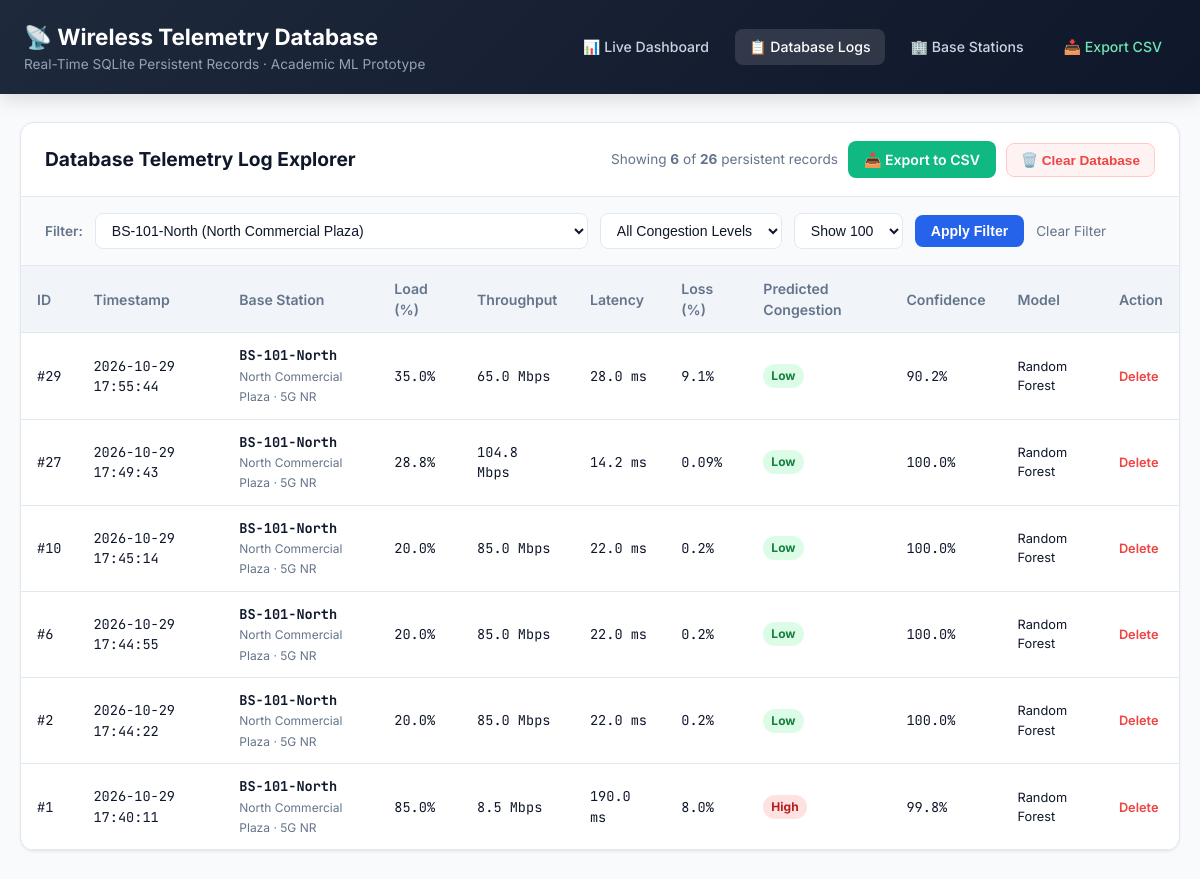
Page /history?cell_id=BS-101-North on the committed database.
### tables this page shows
CREATE TABLE telemetry_logs (
        id INTEGER PRIMARY KEY AUTOINCREMENT,
        cell_id TEXT NOT NULL,
        timestamp TIMESTAMP DEFAULT CURRENT_TIMESTAMP,
        network_load_pct REAL NOT NULL,
        throughput_mbps REAL NOT NULL,
        latency_ms REAL NOT NULL,
        packet_loss_pct REAL NOT NULL,
        predicted_congestion TEXT NOT NULL, -- Low, Medium, High
        confidence_pct REAL NOT NULL,
        model_used TEXT NOT NULL,
        prob_low REAL NOT NULL DEFAULT 0.0,
        prob_medium REAL NOT NULL DEFAULT 0.0,
        prob_high REAL NOT NULL DEFAULT 0.0,
        is_simulation INTEGER NOT NULL DEFAULT 0,
        FOREIGN KEY (cell_id) REFERENCES base_stations(cell_id) ON DELETE CASCADE
    );

CREATE TABLE base_stations (
        id INTEGER PRIMARY KEY AUTOINCREMENT,
        cell_id TEXT UNIQUE NOT NULL,
        name TEXT NOT NULL,
        location TEXT NOT NULL,
        frequency_band TEXT NOT NULL,
        technology TEXT NOT NULL, -- 4G LTE, 5G NR, Wi-Fi 6
        status TEXT NOT NULL DEFAULT 'Active', -- Active, Maintenance, Degraded
        created_at TIMESTAMP DEFAULT CURRENT_TIMESTAMP
    );

### app.py (the view)
@app.route("/history", methods=["GET"])
def history():
    cell_id = request.args.get("cell_id", "").strip() or None
    congestion = request.args.get("congestion", "").strip() or None
    limit = int(request.args.get("limit", 100))
    logs = database.get_recent_telemetry(limit=limit, cell_id=cell_id, congestion=congestion)
    base_stations = database.get_all_base_stations()
    db_stats = database.get_telemetry_statistics()
    return render_template(
        "history.html",
        logs=logs,
        base_stations=base_stations,
        selected_cell=cell_id,
        selected_congestion=congestion,
        db_stats=db_stats,
        total_shown=len(logs)
    )

### database.py (called while the page is built)
def get_db_connection() -> sqlite3.Connection:
    os.makedirs(DB_DIR, exist_ok=True)
    conn = sqlite3.connect(DB_PATH)
    conn.row_factory = sqlite3.Row
    conn.execute("PRAGMA foreign_keys = ON;")
    return conn

def get_all_base_stations() -> List[Dict[str, Any]]:
    conn = get_db_connection()
    cursor = conn.cursor()
    cursor.execute("SELECT * FROM base_stations ORDER BY cell_id ASC;")
    rows = [dict(row) for row in cursor.fetchall()]
    conn.close()
    return rows

def get_recent_telemetry(limit: int = 25, cell_id: Optional[str] = None, congestion: Optional[str] = None) -> List[Dict[str, Any]]:
    conn = get_db_connection()
    cursor = conn.cursor()
    query = """
    SELECT t.*, b.name as cell_name, b.technology
    FROM telemetry_logs t
    LEFT JOIN base_stations b ON t.cell_id = b.cell_id
    WHERE 1=1
    """
    params = []
    if cell_id:
        query += " AND t.cell_id = ?"
        params.append(cell_id)
    if congestion:
        query += " AND t.predicted_congestion = ?"
        params.append(congestion)
    query += " ORDER BY t.timestamp DESC, t.id DESC LIMIT ?;"
    params.append(limit)
    cursor.execute(query, params)
    rows = [dict(row) for row in cursor.fetchall()]
    conn.close()
    return rows

### templates/history.html (shortened to what this page needs)
<!DOCTYPE html>
<html lang="en">
<head>
</head>
<body>
    <header>
        <div class="header-container">
            <div>
                <h1 style="font-size: 1.4rem; font-weight: 700;">📡 Wireless Telemetry Database</h1>
                <p style="font-size: 0.85rem; color: #94a3b8;">Real-Time SQLite Persistent Records &middot; Academic ML Prototype</p>
            </div>
            <nav class="nav-links">
                <a href="/" class="nav-link">📊 Live Dashboard</a>
                <a href="/history" class="nav-link active">📋 Database Logs</a>
                <a href="/stations" class="nav-link">🏢 Base Stations</a>
                <a href="/api/export-csv" class="nav-link" style="color: #6ee7b7;">📥 Export CSV</a>
            </nav>
        </div>
    </header>
    <div class="container">
        <div class="card">
            <div class="card-header">
                <h2>Database Telemetry Log Explorer</h2>
                <div style="display: flex; gap: 10px; align-items: center;">
                    <span style="font-size: 0.85rem; color: var(--text-muted);">
                        Showing <strong>{{ total_shown }}</strong> of <strong>{{ db_stats.total_records }}</strong> persistent records
                    </span>
                    <a href="/api/export-csv" class="btn-export">📥 Export to CSV</a>
                    <button class="btn-clear" onclick="clearDatabase()">🗑️ Clear Database</button>
                </div>
            </div>
            <form method="GET" action="/history" class="filter-bar">
                <label style="font-size: 0.85rem; font-weight: 600; color: var(--text-muted);">Filter:</label>
                <select name="cell_id" class="filter-control">
                    {% for station in base_stations %}
                        <option value="{{ station.cell_id }}" {% if selected_cell == station.cell_id %}selected{% endif %}>
                            {{ station.cell_id }} ({{ station.name }})
                        </option>
                    {% endfor %}
                </select>
                <select name="congestion" class="filter-control">
                    <option value="">All Congestion Levels</option>
                </select>
                <select name="limit" class="filter-control">
                    <option value="100" selected>Show 100</option>
                </select>
                <button type="submit" class="btn-filter">Apply Filter</button>
                {% if selected_cell or selected_congestion %}
                    <a href="/history" style="font-size: 0.85rem; color: var(--text-muted); text-decoration: none;">Clear Filter</a>
                {% endif %}
            </form>
            <div class="table-container">
                <table>
                    <thead>
                        <tr>
                            <th>ID</th>
                            <th>Timestamp</th>
                            <th>Base Station</th>
                            <th>Load (%)</th>
                            <th>Throughput</th>
                            <th>Latency</th>
                            <th>Loss (%)</th>
                            <th>Predicted Congestion</th>
                            <th>Confidence</th>
                            <th>Model</th>
                            <th>Action</th>
                        </tr>
                    </thead>
                    <tbody>
                        {% if logs %}
                            {% for log in logs %}
                                <tr id="row-{{ log.id }}">
                                    <td>#{{ log.id }}</td>
                                    <td>{{ log.timestamp }}</td>
                                    <td>
                                        <strong>{{ log.cell_id }}</strong><br>
                                        <span style="font-size: 0.75rem; color: var(--text-muted); font-family: 'Inter', sans-serif;">
                                            {{ log.cell_name or 'Station' }} &middot; {{ log.technology or '' }}
                                        </span>
                                    </td>
                                    <td>{{ log.network_load_pct }}%</td>
                                    <td>{{ log.throughput_mbps }} Mbps</td>
                                    <td>{{ log.latency_ms }} ms</td>
                                    <td>{{ log.packet_loss_pct }}%</td>
                                    <td>
                                        <span class="badge badge-{{ log.predicted_congestion | lower }}">
                                            {{ log.predicted_congestion }}
                                        </span>
                                    </td>
                                    <td>{{ log.confidence_pct }}%</td>
                                    <td style="font-family: 'Inter', sans-serif; font-size: 0.8rem;">
                                        {{ log.model_used }}
                                    </td>
                                    <td>
                                        <button class="btn-delete" onclick="deleteRecord({{ log.id }})">Delete</button>
                                    </td>
                                </tr>
                            {% endfor %}
                        {% else %}
                            <tr>
                                <td colspan="11" style="text-align: center; padding: 30px; color: var(--text-muted); font-family: 'Inter', sans-serif;">
                                    No database records found matching filter.
                                </td>
                            </tr>
                        {% endif %}
                    </tbody>
                </table>
            </div>
        </div>
    </div>
</body>
</html>

### templates/history.html (style rules this page uses)
:root { --primary: #2563eb; --primary-hover: #1d4ed8; --primary-light: #eff6ff; --success: #10b981; --success-light: #ecfdf5; --warning: #f59e0b; --warning-light: #fffbeb; --danger: #ef4444; --danger-light: #fef2f2; --bg-body: #f8fafc; --bg-card: #ffffff; --text-main: #0f172a; --text-muted: #64748b; --border: #e2e8f0; --radius-lg: 14px; --radius-md: 10px; --shadow-sm: 0 1px 3px rgba(0,0,0,0.06); }
* { box-sizing: border-box; margin: 0; padding: 0; }
body { font-family: 'Inter', -apple-system, BlinkMacSystemFont, sans-serif; background-color: var(--bg-body); color: var(--text-main); line-height: 1.5; padding-bottom: 50px; }
header { background: linear-gradient(135deg, #1e293b 0%, #0f172a 100%); color: #ffffff; padding: 20px 24px; box-shadow: 0 4px 20px rgba(0,0,0,0.15); }
.header-container { max-width: 1240px; margin: 0 auto; display: flex; justify-content: space-between; align-items: center; flex-wrap: wrap; gap: 16px; }
.nav-links { display: flex; gap: 12px; }
.nav-link { color: #cbd5e1; text-decoration: none; padding: 7px 14px; border-radius: 8px; font-size: 0.88rem; font-weight: 500; transition: all 0.2s; }
.nav-link:hover, .nav-link.active { color: #ffffff; background: rgba(255, 255, 255, 0.12); }
.container { max-width: 1240px; margin: 28px auto 0 auto; padding: 0 20px; }
.card { background: var(--bg-card); border-radius: var(--radius-lg); border: 1px solid var(--border); box-shadow: var(--shadow-sm); overflow: hidden; margin-bottom: 24px; }
.card-header { padding: 18px 24px; border-bottom: 1px solid var(--border); display: flex; justify-content: space-between; align-items: center; flex-wrap: wrap; gap: 12px; }
.card-header h2 { font-size: 1.2rem; font-weight: 700; }
.filter-bar { display: flex; gap: 12px; flex-wrap: wrap; align-items: center; padding: 16px 24px; background: #f8fafc; border-bottom: 1px solid var(--border); }
.filter-control { padding: 8px 12px; font-size: 0.88rem; border: 1px solid var(--border); border-radius: 8px; background: #fff; color: var(--text-main); }
.btn-filter { background: var(--primary); color: #fff; border: none; padding: 8px 16px; border-radius: 8px; font-size: 0.88rem; font-weight: 600; cursor: pointer; }
.btn-export { background: var(--success); color: #fff; text-decoration: none; padding: 8px 16px; border-radius: 8px; font-size: 0.88rem; font-weight: 600; display: inline-flex; align-items: center; gap: 6px; }
.btn-clear { background: #fef2f2; color: var(--danger); border: 1px solid #fecaca; padding: 8px 14px; border-radius: 8px; font-size: 0.85rem; font-weight: 600; cursor: pointer; }
.table-container { overflow-x: auto; }
table { width: 100%; border-collapse: collapse; font-size: 0.88rem; text-align: left; }
th { background: #f1f5f9; padding: 12px 16px; font-weight: 600; color: var(--text-muted); border-bottom: 1px solid var(--border); }
td { padding: 12px 16px; border-bottom: 1px solid var(--border); font-family: 'JetBrains Mono', monospace; font-size: 0.85rem; }
.badge { display: inline-block; padding: 3px 8px; border-radius: 9999px; font-size: 0.75rem; font-weight: 700; font-family: 'Inter', sans-serif; }
.badge-low { background: #dcfce7; color: #15803d; }
.badge-high { background: #fee2e2; color: #b91c1c; }
.btn-delete { background: none; border: none; color: var(--danger); cursor: pointer; font-size: 0.8rem; font-weight: 600; font-family: 'Inter', sans-serif; }

### rows in the picture
telemetry_logs: id "29", timestamp "2026-10-29 17:55:44", cell_id "BS-101-North", name "North Commercial Plaza", technology "5G NR", network_load_pct "35.0", throughput_mbps "65.0", latency_ms "28.0", packet_loss_pct "9.1", predicted_congestion "Low", confidence_pct "90.2", model_used "Random Forest"
telemetry_logs: id "27", timestamp "2026-10-29 17:49:43", cell_id "BS-101-North", name "North Commercial Plaza", technology "5G NR", network_load_pct "28.8", throughput_mbps "104.8", latency_ms "14.2", packet_loss_pct "0.09", predicted_congestion "Low", confidence_pct "100.0", model_used "Random Forest"
telemetry_logs: id "10", timestamp "2026-10-29 17:45:14", cell_id "BS-101-North", name "North Commercial Plaza", technology "5G NR", network_load_pct "20.0", throughput_mbps "85.0", latency_ms "22.0", packet_loss_pct "0.2", predicted_congestion "Low", confidence_pct "100.0", model_used "Random Forest"
telemetry_logs: id "6", timestamp "2026-10-29 17:44:55", cell_id "BS-101-North", name "North Commercial Plaza", technology "5G NR", network_load_pct "20.0", throughput_mbps "85.0", latency_ms "22.0", packet_loss_pct "0.2", predicted_congestion "Low", confidence_pct "100.0", model_used "Random Forest"
telemetry_logs: id "2", timestamp "2026-10-29 17:44:22", cell_id "BS-101-North", name "North Commercial Plaza", technology "5G NR", network_load_pct "20.0", throughput_mbps "85.0", latency_ms "22.0", packet_loss_pct "0.2", predicted_congestion "Low", confidence_pct "100.0", model_used "Random Forest"
telemetry_logs: id "1", timestamp "2026-10-29 17:40:11", cell_id "BS-101-North", name "North Commercial Plaza", technology "5G NR", network_load_pct "85.0", throughput_mbps "8.5", latency_ms "190.0", packet_loss_pct "8.0", predicted_congestion "High", confidence_pct "99.8", model_used "Random Forest"

### other values in the picture
{{ total_shown }} "6"
{{ db_stats.total_records }} "26"
form field cell_id "BS-101-North (North Commercial Plaza)"
